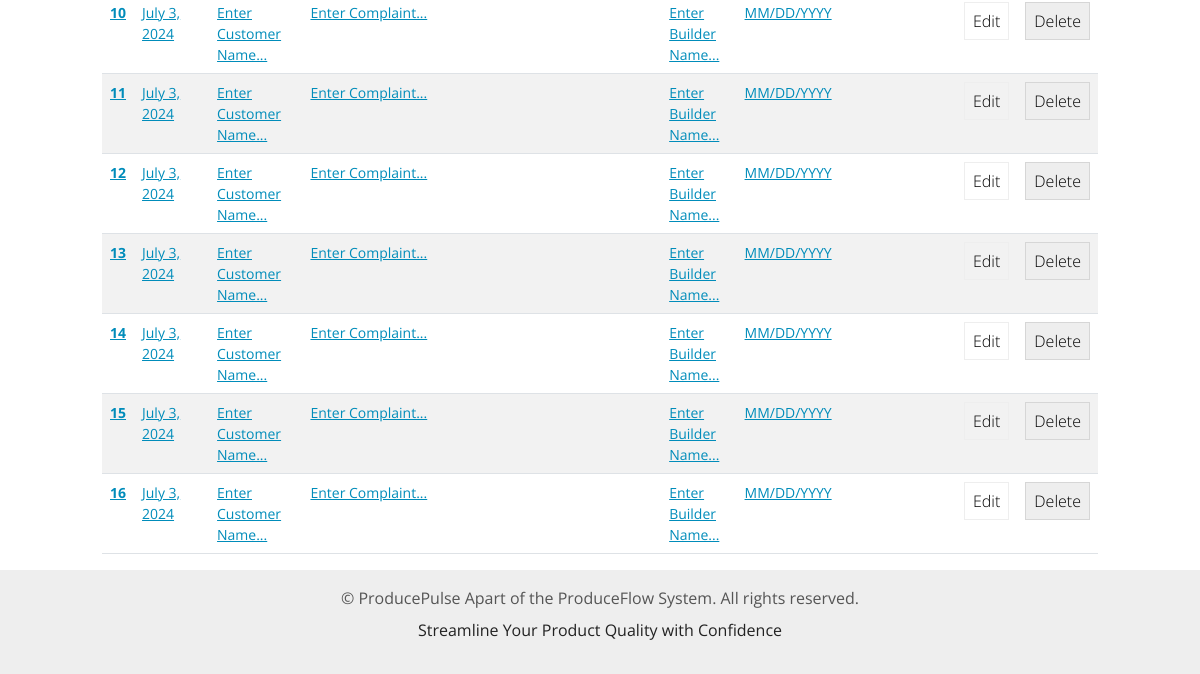
Page /dashboard/ (signed in, lower part) on the earlier database version.
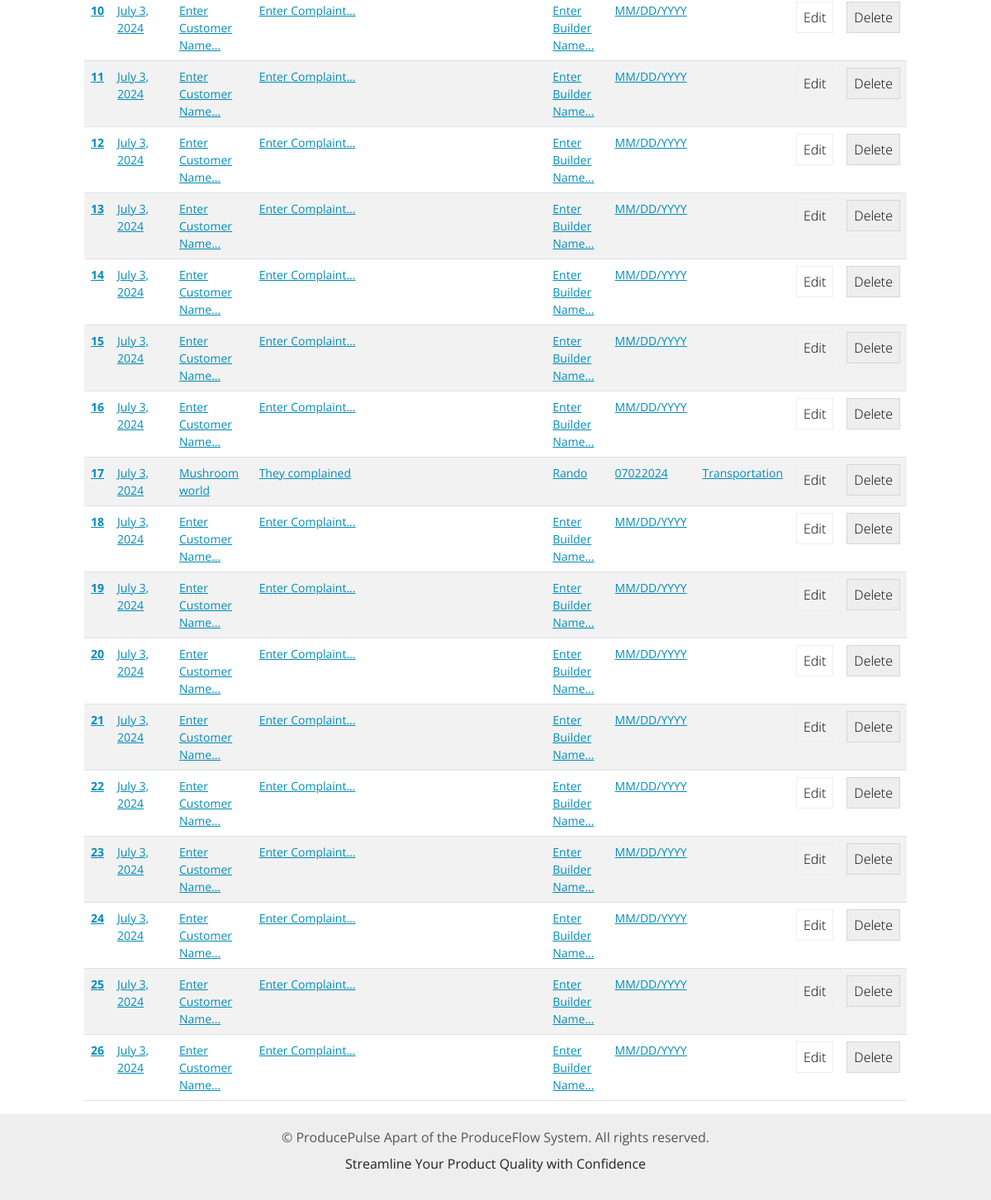
Same page on the later database version.
### inventory/models.py (models this page shows, shortened)
class InventoryItem(models.Model):
    name = models.CharField(default="Enter Customer Name...", max_length=200)
    complaint = models.TextField(max_length=2000, default="Enter Complaint...")
    date_complained = models.CharField(max_length=10, default="MM/DD/YYYY")
    category = models.ForeignKey('Category', on_delete=models.SET_NULL, blank=True, null=True)
    date_created = models.DateField(auto_now_add=True)
    date_built = models.CharField(max_length=10, default="MM/DD/YYYY")
    built_by = models.CharField(max_length=200, default="Enter Builder Name...")
    user = models.ForeignKey(User, on_delete=models.DO_NOTHING)  # Probably should not happen

class Category(models.Model):
    name = models.CharField(max_length=200)
    class Meta:
        verbose_name_plural = 'Categories'

### inventory/views.py (the view)
# urls.py: path('dashboard/', Dashboard.as_view(), name="dashboard"),
class Dashboard(LoginRequiredMixin, View):
    def get(self, request):
        items = InventoryItem.objects.all().order_by('id')
        logger.debug('Dashboard view accessed by user: %s', request.user)
        return render(request, 'inventory/dashboard.html', {'items': items})

### inventory/templates/inventory/dashboard.html (shortened to what this page needs)
{% extends 'inventory/base.html' %}
{% block content %}
    <div class="row">
        <div class="col-md-10 col-12 mx-auto mt-5">
            <table class='table table-hover table-striped'>
                <tbody>
                    {% for item in items %}
                        <tr>
                            <th scope='row'>
                                <a href="{% url 'detail-item' item.id %}">{{ item.id }}</a>
                            </th>
                            <td>
                                <a href="{% url 'detail-item' item.id %}">{{ item.date_created }}</a>
                            </td>
                            <td>
                                <a href="{% url 'detail-item' item.id %}">{{ item.name }}</a>
                            </td>
                            <td>
                                <a href="{% url 'detail-item' item.id %}">{{ item.complaint }}</a>
                            </td>
                            <td>
                                <a href="{% url 'detail-item' item.id %}">{{ item.built_by }}</a>
                            </td>
                            <td>
                                <a href="{% url 'detail-item' item.id %}">{{ item.date_built }}</a>
                            </td>
                            <td>
                                <a href="{% url 'detail-item' item.id %}">{{ item.category.name }}</a>
                            </td>
                            <td>
                                <a href="{% url 'edit-item' item.id %}" class="btn btn-outline-secondary">Edit</a>
                            </td>
                            <td>
                                <a href="{% url 'delete-item' item.id %}" class="btn btn-secondary">Delete</a>
                            </td>
                        </tr>
                    {% endfor %}
                </tbody>
            </table>
        </div>
    </div>
{% endblock content %}

Differences in the rows shown:
added InventoryItem: id "17", date_created "July 3, 2024", name "Mushroom world", complaint "They complained", built_by "Rando", date_built "07022024", category.name "Transportation"
added InventoryItem: id "18", date_created "July 3, 2024", name "Enter Customer Name...", complaint "Enter Complaint...", built_by "Enter Builder Name...", date_built "MM/DD/YYYY"
added InventoryItem: id "19", date_created "July 3, 2024", name "Enter Customer Name...", complaint "Enter Complaint...", built_by "Enter Builder Name...", date_built "MM/DD/YYYY"
added InventoryItem: id "20", date_created "July 3, 2024", name "Enter Customer Name...", complaint "Enter Complaint...", built_by "Enter Builder Name...", date_built "MM/DD/YYYY"
added InventoryItem: id "21", date_created "July 3, 2024", name "Enter Customer Name...", complaint "Enter Complaint...", built_by "Enter Builder Name...", date_built "MM/DD/YYYY"
added InventoryItem: id "22", date_created "July 3, 2024", name "Enter Customer Name...", complaint "Enter Complaint...", built_by "Enter Builder Name...", date_built "MM/DD/YYYY"
added InventoryItem: id "23", date_created "July 3, 2024", name "Enter Customer Name...", complaint "Enter Complaint...", built_by "Enter Builder Name...", date_built "MM/DD/YYYY"
added InventoryItem: id "24", date_created "July 3, 2024", name "Enter Customer Name...", complaint "Enter Complaint...", built_by "Enter Builder Name...", date_built "MM/DD/YYYY"
added InventoryItem: id "25", date_created "July 3, 2024", name "Enter Customer Name...", complaint "Enter Complaint...", built_by "Enter Builder Name...", date_built "MM/DD/YYYY"
added InventoryItem: id "26", date_created "July 3, 2024", name "Enter Customer Name...", complaint "Enter Complaint...", built_by "Enter Builder Name...", date_built "MM/DD/YYYY"
